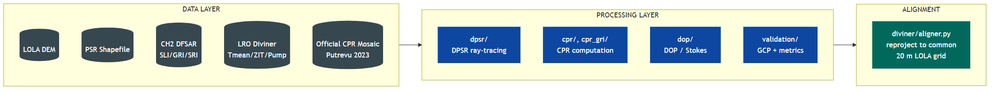
#> input picture temp/diagrams/architecture_row1.png, 1000 x 92 px, shrunk from 2352 x 216 before the run, found by its file name
$ python stitch_architecture.py
#> lines starting #> are read from the running program, lines starting #| are printed output that depends on the picture
from PIL import Image, ImageDraw

r1 = Image.open("temp/diagrams/architecture_row1.png").convert("RGBA")
r2 = Image.open("temp/diagrams/architecture_row2.png").convert("RGBA")
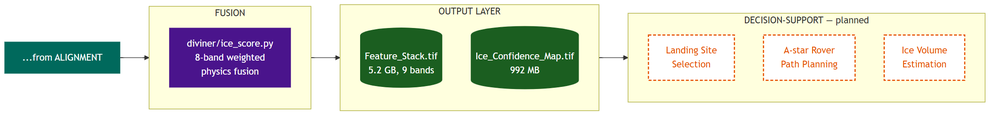
#> input picture temp/diagrams/architecture_row2.png, 1000 x 117 px, shrunk from 2352 x 276 before the run, found by its file name

pad = 40
arrow_h = 90
W = max(r1.width, r2.width) + pad * 2
#> W = 1080
H = r1.height + r2.height + arrow_h + pad * 3
#> H = 419

canvas = Image.new("RGBA", (W, H), (255, 255, 255, 255))
#> canvas: PIL image 1080x419 RGBA; every value is 255

x1 = (W - r1.width) // 2
#> x1 = 40
x2 = (W - r2.width) // 2
#> x2 = 40
y1 = pad
y2 = y1 + r1.height + arrow_h + pad
#> y2 = 262

canvas.paste(r1, (x1, y1), r1)
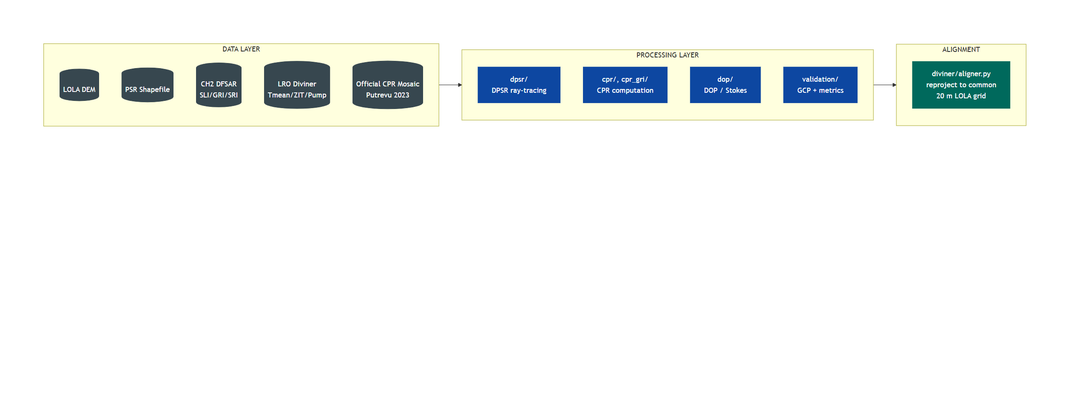
#> canvas: PIL image 1080x419 RGBA; mean R, G, B, A 241.9, 244.6, 243.3, 255
canvas.paste(r2, (x2, y2), r2)
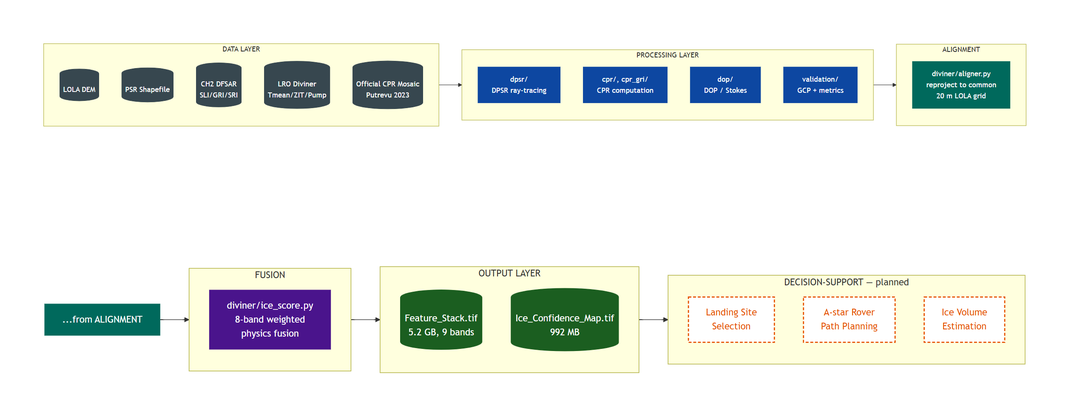
#> canvas: PIL image 1080x419 RGBA; mean R, G, B, A 231.3, 235.2, 230.4, 255

draw = ImageDraw.Draw(canvas)
cx = W // 2
#> cx = 540
ay0 = y1 + r1.height + 15
#> ay0 = 147
ay1 = y2 - 15
#> ay1 = 247
draw.line([(cx, ay0), (cx, ay1 - 25)], fill=(60, 60, 60, 255), width=6)
draw.polygon(
    [(cx - 18, ay1 - 25), (cx + 18, ay1 - 25), (cx, ay1)],
    fill=(60, 60, 60, 255),
)

canvas.convert("RGB").save("temp/diagrams/architecture_2row.png")
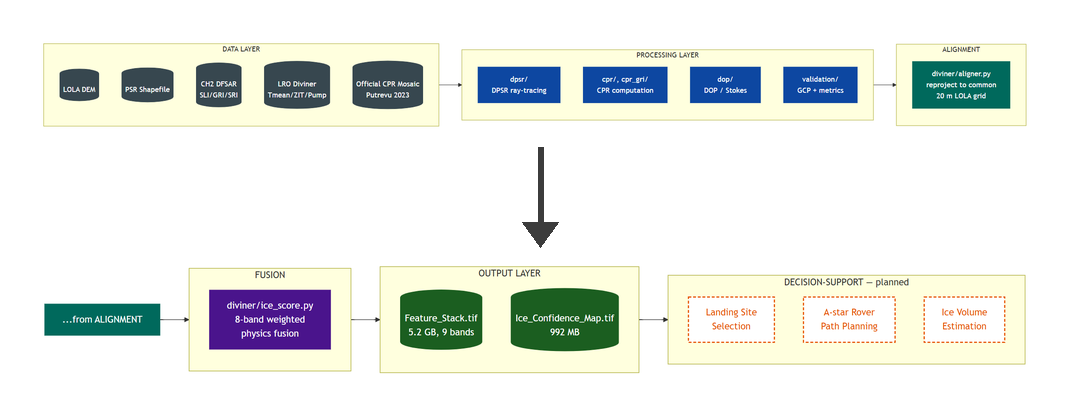
#> saved as architecture_2row.png: PIL image 1080x419 RGB; mean R, G, B 230.9, 234.8, 230
print("saved", canvas.size)
#| saved (1080, 419)
